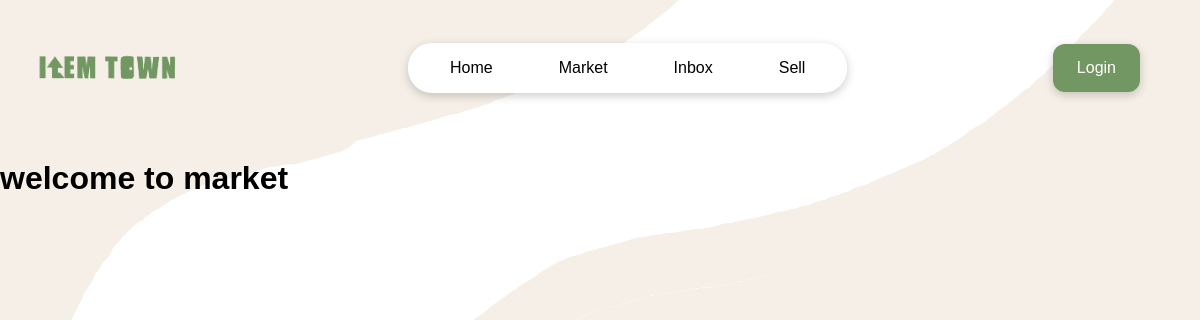
Before: /market/ with the older database file.
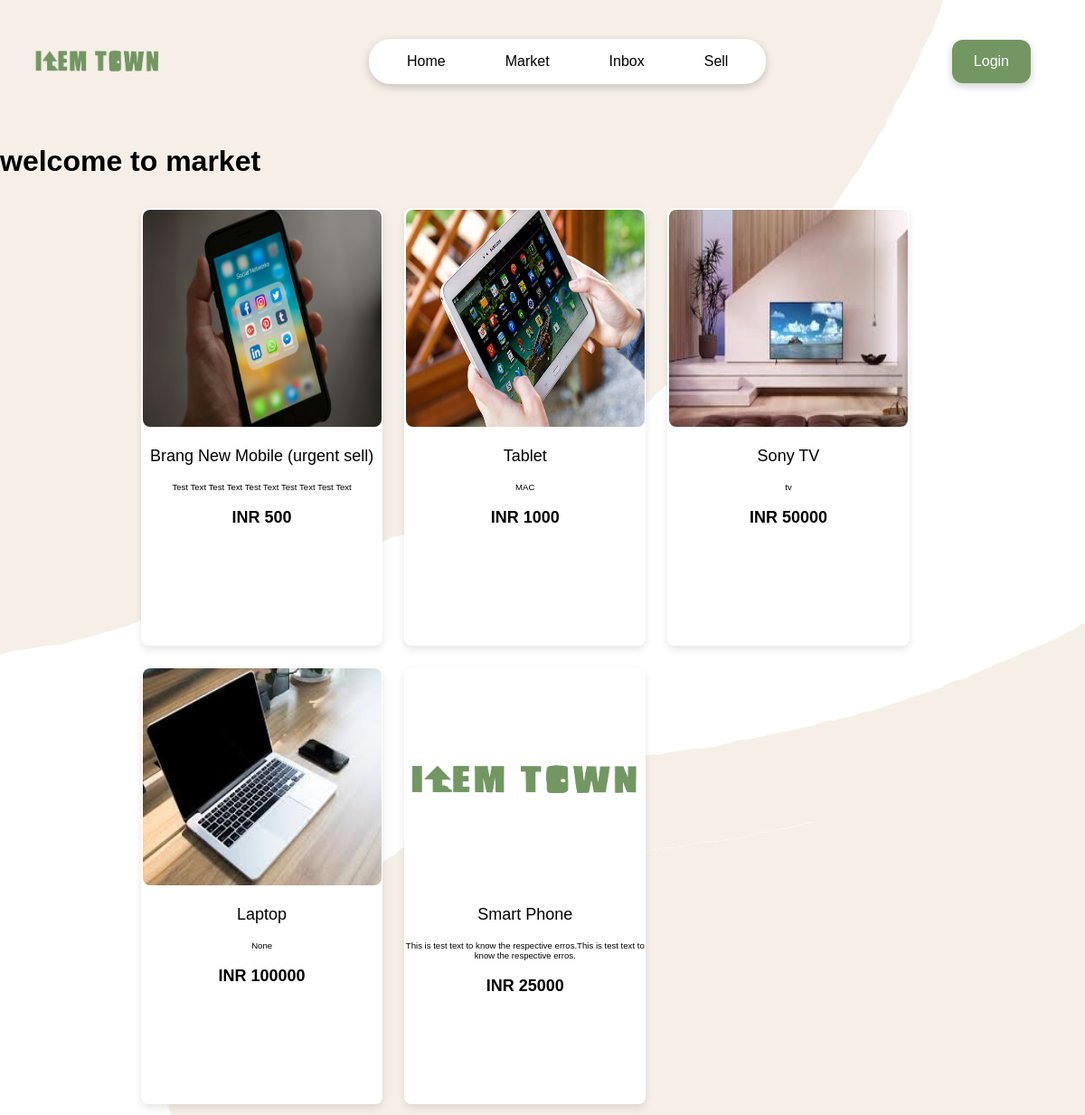
After: the same page with the newer database file.
### market/models.py (models this page shows, shortened)
class Product(models.Model):
    owner=models.ForeignKey(Profile,on_delete=models.CASCADE)
    product_id=models.UUIDField(default=uuid.uuid1,primary_key=True)
    title=models.CharField(max_length=50,null=False)
    short_discription=models.CharField(max_length=100,null=True,blank=True,default='')
    discription=models.TextField(max_length=500,null=True,blank=True)
    price=models.IntegerField(default=0,null=False)
    main_img=models.ImageField(default='default/market.png',upload_to='iteams/')
    sub_img1=models.ImageField(default='default/market.png',upload_to='iteams/')
    sub_img2=models.ImageField(default='default/market.png',upload_to='iteams/')
    sub_img3=models.ImageField(default='default/market.png',upload_to='iteams/')
    sub_img4=models.ImageField(default='default/market.png',upload_to='iteams/')
    ownership_type_options=(
        ('1st','1st Owner'),
        ('2nd','2nd Owner'),
        ('2nd+','More than 2nd'),
    )
    ownership_type=models.CharField(max_length=50,choices=ownership_type_options,default=None)
    purchase_date=models.DateField(null=True,blank=True)
    bill_and_box_options=(
        ('Yes','Have either bill/box'),
        ('No',"I don't have bill or box")
    )
    bill_and_box=models.CharField(choices=bill_and_box_options,max_length=50,default=None,null=True,blank=True)

### market/views.py (the view)
# urls.py: path('',views.market_page,name='market'),
def market_page(request):
    products=Product.objects.all()
    content={
        'products':products
    }
    return render(request,'market/market_page.html',content)

### market/templates/market/market_page.html (shortened to what this page needs)
{% extends 'page/nav.html'%}
{% load static %}
{%block css%}
<link rel="stylesheet" href="{% static 'style/market_page.css'%}">
{%endblock%}
{%block body%}
<body>
    <h1>welcome to market</h1>
    <div class="container">
        {%for iteams in products%}
        <a href="{% url 'detail_product' iteams.product_id%}" class="item-link">
        <div class="iteams">
            <img src="{{iteams.main_img.url}}" class="iteam-img">
            <p class="title">{{iteams.title|slice:":30"}}</p>
            <p class="short_discription">{{iteams.short_discription}}</p>
            <p class="price"><b>INR {{iteams.price}}</b></p>
        </div></a>
        {%endfor%}
    </div>
{%endblock%}

### page/templates/page/nav.html
<!DOCTYPE html>
<head>
{% load static %}
<link rel="stylesheet" href="{% static 'style/nav.css'%}">
{%block css%}
{%endblock%}
</head>
<body>
    <nav class="navbar">
        <img src="{%static 'img/default/logo.png'%}" class="logo">
        <div class="nav-items">
            <a href="{% url 'home'%}">Home</a>
            <a href="{% url 'market'%}">Market</a>
            <a href="#">Inbox</a>
            <a href="{%url 'upload_product'%}">Sell</a>
        </div>
        {%if request.user.is_authenticated%}
        <div class="dropdown">
            <button class="dropbtn"><img src="{{request.user.profile.pic.url }}" class="profile-pic"></button>
            <div class="dropdown-content">
              <a href="{% url 'user_profile'%}">My Profile</a>
              <a href="#">My Products</a>
              <a href="#">Inbox</a>
              <a href="{%url 'logout_user'%}">Logout</a>
            </div>
          </div>
        {%else%}
        <a href="{%url 'login_user'%}" class="login-button">Login</a>
        {%endif%}
    </nav>
{%block body%}
{%endblock%}
</body>
</body>

### static/style/nav.css (style rules this page uses)
body { margin: 0; font-family: Arial, sans-serif; background-color: #F5EFE7; }
.navbar { display: flex; align-items: center; padding: 1vh 2vw; height: 8vh; background-color: transparent; margin-bottom: 10vh; position: relative; }
.logo { margin-top: 7vh; position: absolute; left: 3vw; width: 12vw; }
.navbar .nav-items { margin-top: 7vh; margin-left: 32vw; background-color: white; display: flex; gap: 1.5vw; border-radius: 2vw; box-shadow: 0 3px 10px rgb(0 0 0 / 0.2); padding: 1.5vh 1.5vw; }
.navbar .nav-items a { text-decoration: none; color: black; padding: 0.5vh 2vw; border-radius: 1vw; font-size: 2vh; transition: background-color 0.3s; }
.login-button { background-color: #729762; margin-top: 7vh; position: relative; margin-left: auto; margin-right: 3vw; color: white; height: 5vh; width: auto; border-radius: 1vw; font-size: 2vh; padding: 0.5vh 2vw; box-shadow: 0 3px 10px rgb(0 0 0 / 0.2); text-decoration: none; display: flex; align-items: center; }

### static/style/market_page.css (style rules this page uses)
body { background-color: #F5EFE7; }
.container { display: flex; flex-wrap: wrap; justify-content: flex-start; margin-left: 12vw; margin-right: 4vw; }
.iteams { background: white; border-radius: 8px; box-shadow: 0 4px 8px rgba(0, 0, 0, 0.1); margin: 1vw; padding: 0.2vh; text-align: center; width: 22vw; height: 60vh; transition: transform 0.2s, box-shadow 0.2s; }
.iteam-img { width: 100%; height:30vh; border-radius: 8px; }
.title { font-size: 1.5vw; }
.short_discription { font-size: 0.8vw; }
.price { font-size: 1.5vw; }
.item-link { display: block; text-decoration: none; color: inherit; }

Changed rows visible on the page:
added Product: main_img (picture), title "Brang New Mobile (urgent sell)", short_discription "Test Text Test Text Test Text Test Text Test Text", price "500"
added Product: main_img (picture), title "Tablet", short_discription "MAC", price "1000"
added Product: main_img (picture), title "Sony TV", short_discription "tv", price "50000"
added Product: main_img (picture), title "Laptop", short_discription "None", price "100000"
added Product: main_img (picture), title "Smart Phone", short_discription "This is test text to know the respective erros.This is test text to know the respective erros.", price "25000"
